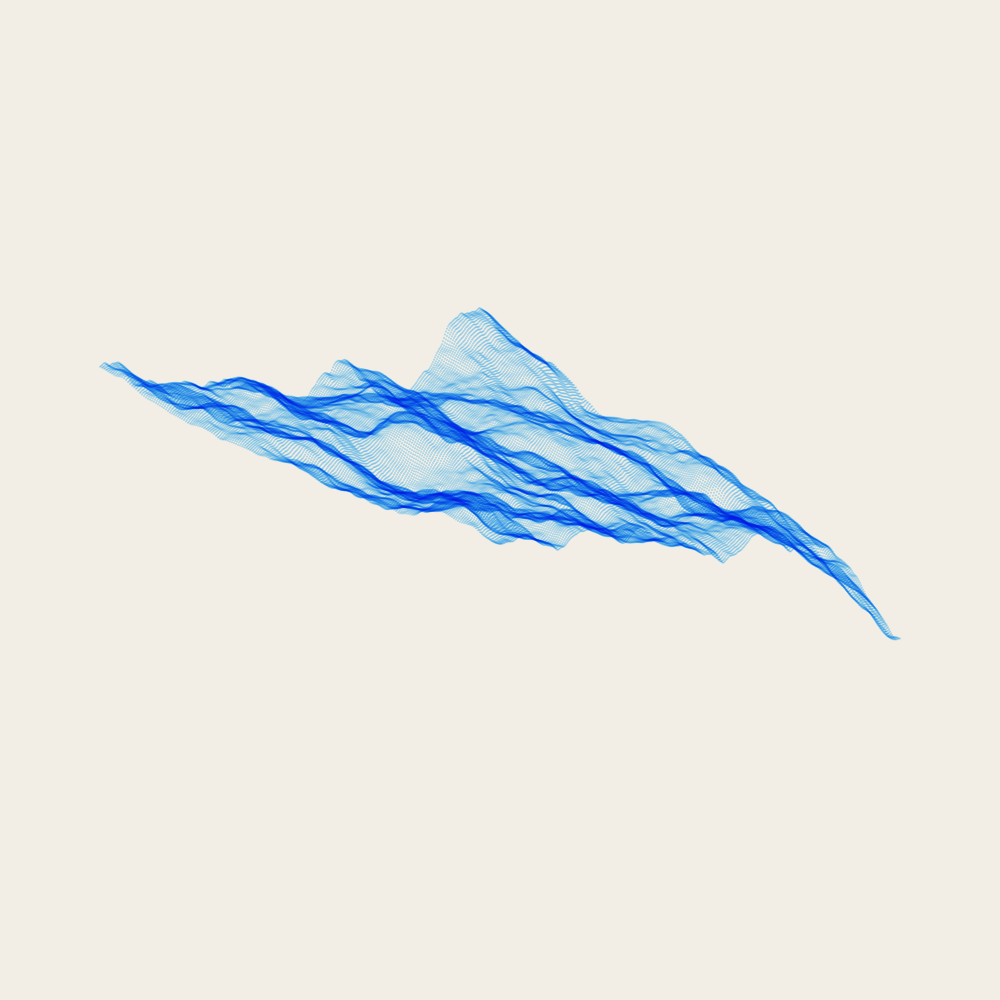
Frame 1 (no input)
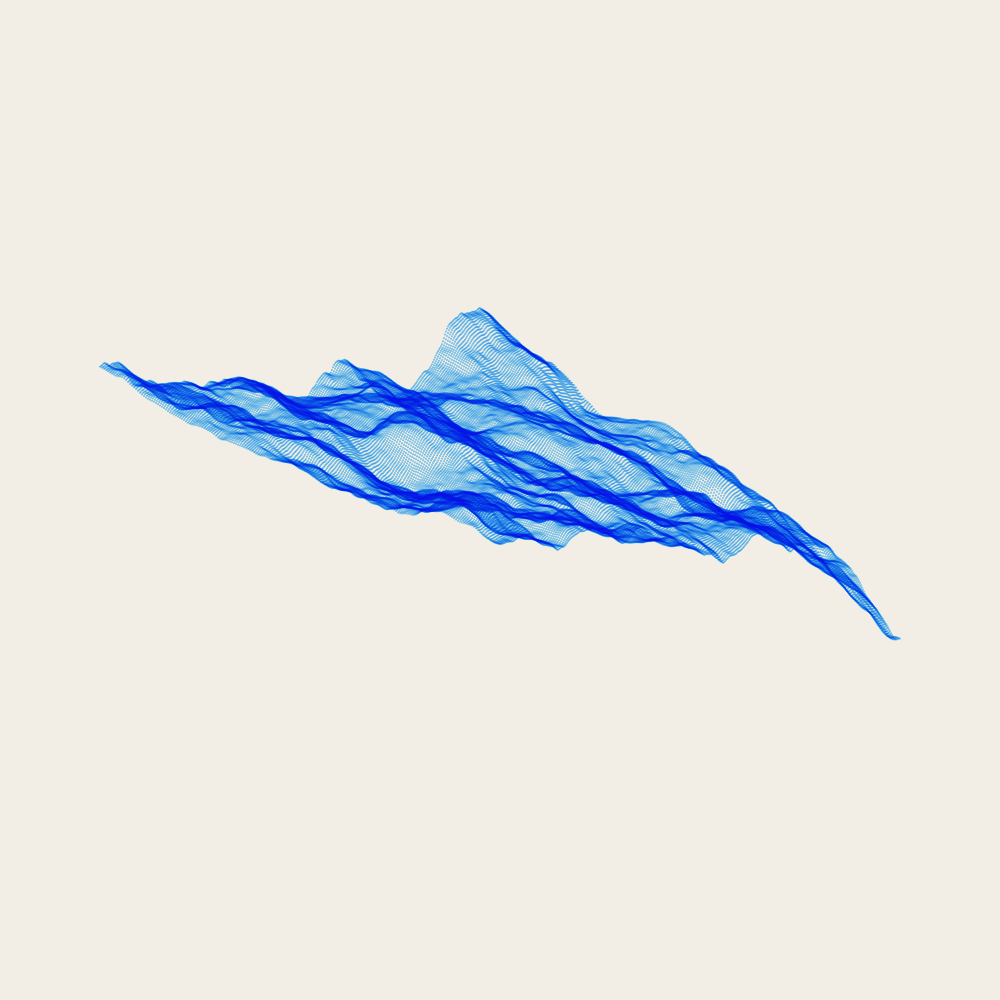
Frame 2 (the mouse pressed at the canvas centre, redrawn once)

The p5.js sketch that drew these frames (run headless with seeded random() and noise() and a simulated clock; the mouse was pressed at the canvas centre and the sketch redrawn once):

// p5.js sketch
// ── sketch.js
var canvasheight = 1000;
var canvaswidth = 1000;
let pts = [];

function setup() {
  createCanvas(canvaswidth, canvasheight);
  noLoop();
  blendMode(MULTIPLY);
  colorMode(HSB);
  background(40, 5, 95);
}

function draw() {
  terraingenerator(200, 0);
}

function terraingenerator(cl, rand) {
  noStroke();
  // shift for each layer
  var shift = 0;
  // layers downwards
  for (var y = 300; y <= 500; y += 1) {
    // peaks across
    for (var x = 100; x <= 500; x += 1) {
      var heighter = 240 * noise(x / 200, y / 200);
      heighter += 50 * noise(x / 30, y / 30);
      yshift = heighter - 200;

      colormapper = map(heighter, 0, 50, 0, 100);
      fill(cl, 30, colormapper);
      ellipse(x + shift * 2.5, y - yshift, 2);
    }
    shift += 0.8;
  }
}
